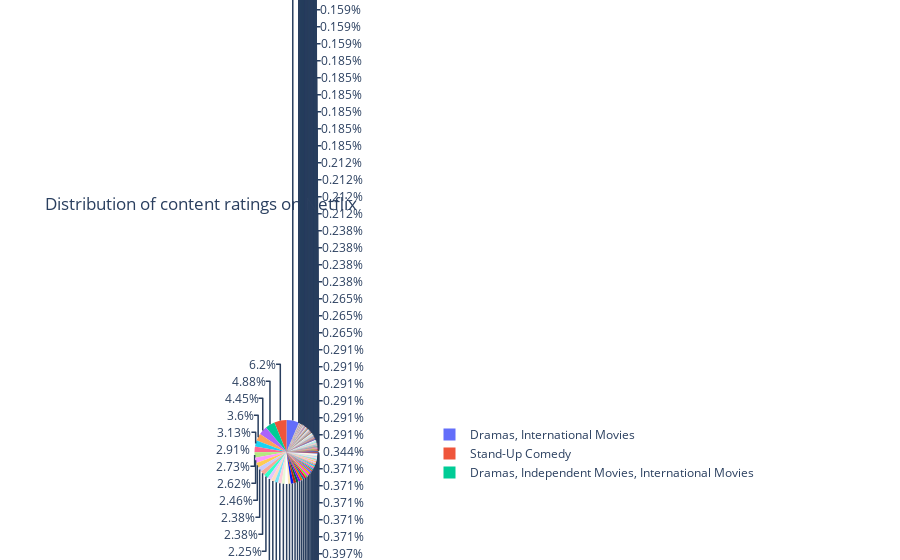

Notebook code cell kept with this figure:
### Code cell
pieChart = px.pie(listed_in, values='counts', names='listed_in', title='Distribution of content ratings on Netflix')
pieChart.show()

### Figure 1 — Plotly figure (JSON) as saved in the notebook; plotly's stock layout.template omitted (floating-point values rounded to 4 significant figures; data arrays with more than 128 entries replaced by an {"elided": "..."} marker saying what was removed)
{"data": [{"domain": {"x": [0, 1], "y": [0, 1]}, "hovertemplate": "listed_in=%{label}<br>counts=%{value}<extra></extra>", "labels": {"elided": "296 str values"}, "legendgroup": "", "name": "", "showlegend": true, "type": "pie", "values": {"elided": "296 int values"}}], "layout": {"legend": {"tracegroupgap": 0}, "title": {"text": "Distribution of content ratings on Netflix"}}}
